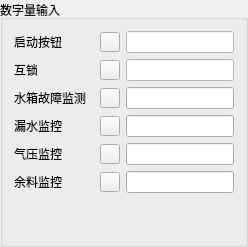
             <widget class="QGroupBox" name="groupBox_DigitalIN">
              <property name="title">
               <string>数字量输入</string>
              </property>
              <layout class="QGridLayout" name="gridLayout_41">
               <item row="1" column="0">
                <widget class="QLabel" name="label_DigitalIN_InterLock">
                 <property name="text">
                  <string>互锁</string>
                 </property>
                </widget>
               </item>
               <item row="0" column="1">
                <widget class="QPushButton" name="pushButton_DigitalIN_Start">
                 <property name="maximumSize">
                  <size>
                   <width>20</width>
                   <height>20</height>
                  </size>
                 </property>
                 <property name="styleSheet">
                  <string notr="true">QPushButton
{
	border-image: url(:/UI/ui_image/IO红.png);
}
QPushButton:checked
{
	border-image: url(:/UI/ui_image/IO绿.png);
}</string>
                 </property>
                 <property name="text">
                  <string/>
                 </property>
                 <property name="iconSize">
                  <size>
                   <width>20</width>
                   <height>20</height>
                  </size>
                 </property>
                 <property name="checkable">
                  <bool>true</bool>
                 </property>
                </widget>
               </item>
               <item row="4" column="1">
                <widget class="QPushButton" name="pushButton_DigitalIN_PressureMonitor">
                 <property name="maximumSize">
                  <size>
                   <width>20</width>
                   <height>20</height>
                  </size>
                 </property>
                 <property name="styleSheet">
                  <string notr="true">QPushButton
{
	border-image: url(:/UI/ui_image/IO红.png);
}
QPushButton:checked
{
	border-image: url(:/UI/ui_image/IO绿.png);
}</string>
                 </property>
                 <property name="text">
                  <string/>
                 </property>
                 <property name="iconSize">
                  <size>
                   <width>20</width>
                   <height>20</height>
                  </size>
                 </property>
                 <property name="checkable">
                  <bool>true</bool>
                 </property>
                </widget>
               </item>
               <item row="0" column="2">
                <widget class="QLineEdit" name="lineEdit_DigitalIN_Start">
                 <property name="minimumSize">
                  <size>
                   <width>0</width>
                   <height>20</height>
                  </size>
                 </property>
                 <property name="styleSheet">
                  <string notr="true">background-color: rgb(255, 255, 255);</string>
                 </property>
                </widget>
               </item>
               <item row="4" column="2">
                <widget class="QLineEdit" name="lineEdit_DigitalIN_PressureMonitor">
                 <property name="minimumSize">
                  <size>
                   <width>0</width>
                   <height>20</height>
                  </size>
                 </property>
                </widget>
               </item>
               <item row="5" column="0">
                <widget class="QLabel" name="label_DigitalIN_RemnantsMonitor">
                 <property name="minimumSize">
                  <size>
                   <width>0</width>
                   <height>20</height>
                  </size>
                 </property>
                 <property name="text">
                  <string>余料监控</string>
                 </property>
                </widget>
               </item>
               <item row="0" column="0">
                <widget class="QLabel" name="label_DigitalIN_Start">
                 <property name="minimumSize">
                  <size>
                   <width>80</width>
                   <height>20</height>
                  </size>
                 </property>
                 <property name="text">
                  <string>启动按钮</string>
                 </property>
                </widget>
               </item>
               <item row="1" column="2">
                <widget class="QLineEdit" name="lineEdit_DigitalIN_InterLock">
                 <property name="minimumSize">
                  <size>
                   <width>0</width>
                   <height>20</height>
                  </size>
                 </property>
                 <property name="styleSheet">
                  <string notr="true">background-color: rgb(255, 255, 255);</string>
                 </property>
                </widget>
               </item>
               <item row="5" column="1">
                <widget class="QPushButton" name="pushButton_DigitalIN_RemnantsMonitor">
                 <property name="maximumSize">
                  <size>
                   <width>20</width>
                   <height>20</height>
                  </size>
                 </property>
                 <property name="styleSheet">
                  <string notr="true">QPushButton
{
	border-image: url(:/UI/ui_image/IO红.png);
}
QPushButton:checked
{
	border-image: url(:/UI/ui_image/IO绿.png);
}</string>
                 </property>
                 <property name="text">
                  <string/>
                 </property>
                 <property name="iconSize">
                  <size>
                   <width>20</width>
                   <height>20</height>
                  </size>
                 </property>
                 <property name="checkable">
                  <bool>true</bool>
                 </property>
                </widget>
               </item>
               <item row="5" column="2">
                <widget class="QLineEdit" name="pushButton_DigitalIN_RemnantsMonitor_2">
                 <property name="minimumSize">
                  <size>
                   <width>0</width>
                   <height>20</height>
                  </size>
                 </property>
                </widget>
               </item>
               <item row="3" column="0">
                <widget class="QLabel" name="label_DigitalIN_WaterLeakageMonitor">
                 <property name="minimumSize">
                  <size>
                   <width>0</width>
                   <height>20</height>
                  </size>
                 </property>
                 <property name="text">
                  <string>漏水监控</string>
                 </property>
                </widget>
               </item>
               <item row="2" column="2">
                <widget class="QLineEdit" name="lineEdit_DigitalIN_WaterTankErrorMonitor">
                 <property name="minimumSize">
                  <size>
                   <width>0</width>
                   <height>20</height>
                  </size>
                 </property>
                </widget>
               </item>
               <item row="3" column="1">
                <widget class="QPushButton" name="pushButton_DigitalIN_WaterLeakageMonitor">
                 <property name="maximumSize">
                  <size>
                   <width>20</width>
                   <height>20</height>
                  </size>
                 </property>
                 <property name="styleSheet">
                  <string notr="true">QPushButton
{
	border-image: url(:/UI/ui_image/IO红.png);
}
QPushButton:checked
{
	border-image: url(:/UI/ui_image/IO绿.png);
}</string>
                 </property>
                 <property name="text">
                  <string/>
                 </property>
                 <property name="iconSize">
                  <size>
                   <width>20</width>
                   <height>20</height>
                  </size>
                 </property>
                 <property name="checkable">
                  <bool>true</bool>
                 </property>
                </widget>
               </item>
               <item row="3" column="2">
                <widget class="QLineEdit" name="lineEdit_DigitalIN_WaterLeakageMonitor">
                 <property name="minimumSize">
                  <size>
                   <width>0</width>
                   <height>20</height>
                  </size>
                 </property>
                </widget>
               </item>
               <item row="4" column="0">
                <widget class="QLabel" name="label_DigitalIN_PressureMonitor">
                 <property name="minimumSize">
                  <size>
                   <width>0</width>
                   <height>20</height>
                  </size>
                 </property>
                 <property name="text">
                  <string>气压监控</string>
                 </property>
                </widget>
               </item>
               <item row="1" column="1">
                <widget class="QPushButton" name="pushButton_DigitalIN_InterLock">
                 <property name="maximumSize">
                  <size>
                   <width>20</width>
                   <height>20</height>
                  </size>
                 </property>
                 <property name="styleSheet">
                  <string notr="true">QPushButton
{
	border-image: url(:/UI/ui_image/IO红.png);
}
QPushButton:checked
{
	border-image: url(:/UI/ui_image/IO绿.png);
}</string>
                 </property>
                 <property name="text">
                  <string/>
                 </property>
                 <property name="iconSize">
                  <size>
                   <width>20</width>
                   <height>20</height>
                  </size>
                 </property>
                 <property name="checkable">
                  <bool>true</bool>
                 </property>
                </widget>
               </item>
               <item row="2" column="0">
                <widget class="QLabel" name="label_DigitalIN_WaterTankErrorMonitor">
                 <property name="minimumSize">
                  <size>
                   <width>80</width>
                   <height>20</height>
                  </size>
                 </property>
                 <property name="text">
                  <string>水箱故障监测</string>
                 </property>
                </widget>
               </item>
               <item row="2" column="1">
                <widget class="QPushButton" name="pushButton_DigitalIN_WaterTankErrorMonitor">
                 <property name="maximumSize">
                  <size>
                   <width>20</width>
                   <height>20</height>
                  </size>
                 </property>
                 <property name="styleSheet">
                  <string notr="true">QPushButton
{
	border-image: url(:/UI/ui_image/IO红.png);
}
QPushButton:checked
{
	border-image: url(:/UI/ui_image/IO绿.png);
}</string>
                 </property>
                 <property name="text">
                  <string/>
                 </property>
                 <property name="iconSize">
                  <size>
                   <width>20</width>
                   <height>20</height>
                  </size>
                 </property>
                 <property name="checkable">
                  <bool>true</bool>
                 </property>
                </widget>
               </item>
               <item row="6" column="1">
                <spacer name="verticalSpacer_4">
                 <property name="orientation">
                  <enum>Qt::Vertical</enum>
                 </property>
                 <property name="sizeHint" stdset="0">
                  <size>
                   <width>20</width>
                   <height>40</height>
                  </size>
                 </property>
                </spacer>
               </item>
              </layout>
             </widget>
